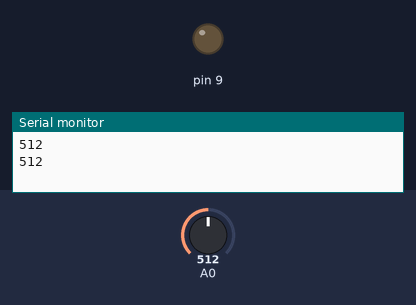
Bench run of a sketch on a simulated Arduino Uno, built with avr-gcc and run on an emulated ATmega328P. Parts: output pins drawn as LEDs (lit = HIGH), the last lines printed to the serial monitor. The test bench sets the inputs (shaded band); at power-on: A0 = 512.

Above: at 1.8 s.
1.9 s: A0 set to 110
3.4 s: A0 set to 93
At 5.4 s:
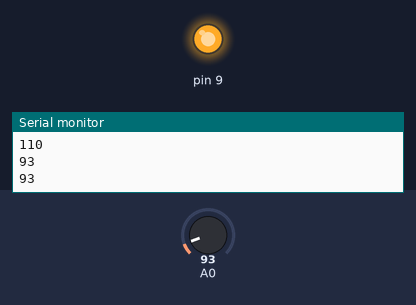
5.7 s: A0 set to 122
At 7.0 s:
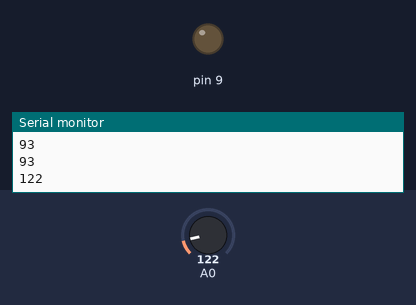
7.8 s: A0 set to 0
At 9.8 s:
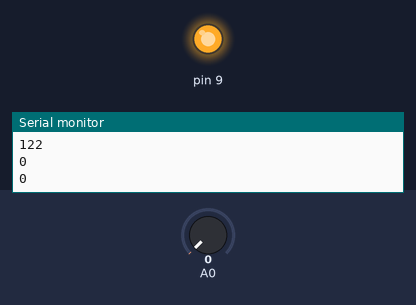
Timing chart, 0 to 10.9 s (numbered marks = the images above; inputs shaded):
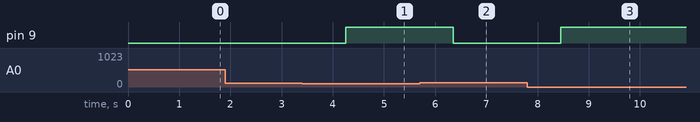

The sketch:

LDR.ino
```cpp
int light_sensitivity=100;

void setup() {
  // put your setup code here, to run once:
  Serial.begin(9600);
  pinMode(9,OUTPUT);

}

void loop() {
  // put your main code here, to run repeatedly:
int LDRValue=analogRead(A0);
Serial.println(LDRValue);
delay(50);
if(LDRValue<light_sensitivity)
digitalWrite(9,HIGH);
else
digitalWrite(9,LOW);
delay(1000);
}
```

Measured:
- the behaviour switches between 100 and 99 on A0 (found by bisection; images 0 and 1)
- after the input at 3.4 s, pin 9: LOW → HIGH after 0.85 s
- after the input at 5.7 s, pin 9: HIGH → LOW after 0.65 s
- after the input at 7.8 s, pin 9: LOW → HIGH after 0.65 s
